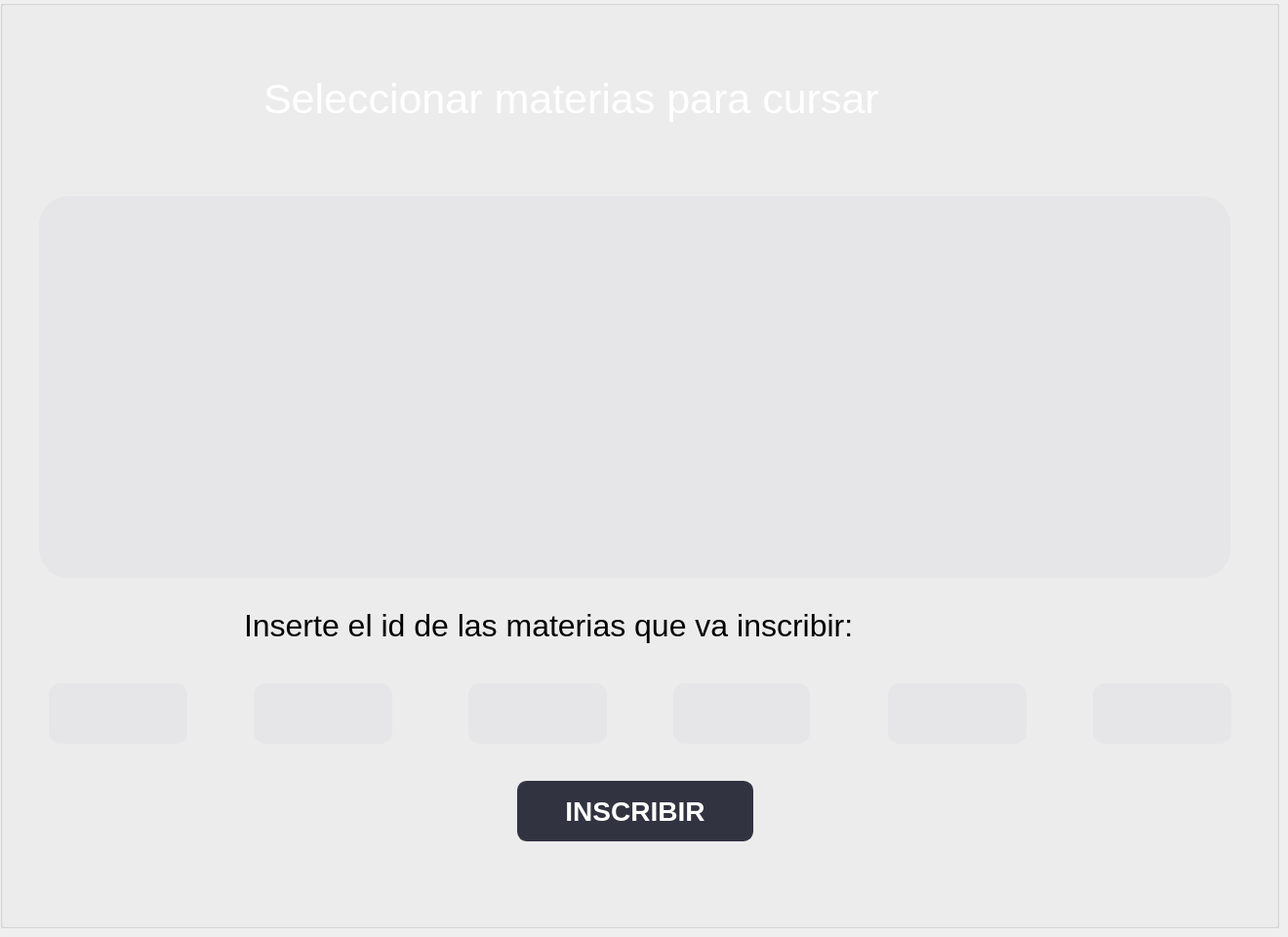
       <widget class="QWidget" name="Materias">
        <widget class="QGroupBox" name="groupBox_18">
         <property name="geometry">
          <rect>
           <x>0</x>
           <y>0</y>
           <width>1311</width>
           <height>951</height>
          </rect>
         </property>
         <property name="styleSheet">
          <string notr="true"/>
         </property>
         <property name="title">
          <string/>
         </property>
         <widget class="QLabel" name="label_7">
          <property name="geometry">
           <rect>
            <x>0</x>
            <y>0</y>
            <width>1311</width>
            <height>191</height>
           </rect>
          </property>
          <property name="styleSheet">
           <string notr="true">border-image: url(:/Imagenes/Profesor/barra.png);</string>
          </property>
          <property name="text">
           <string/>
          </property>
         </widget>
         <widget class="QTableView" name="tablaMaterias">
          <property name="geometry">
           <rect>
            <x>40</x>
            <y>201</y>
            <width>1221</width>
            <height>391</height>
           </rect>
          </property>
          <property name="styleSheet">
           <string notr="true">QTableView {

border-radius: 30px;
font: 20pt;
background: rgba(224, 222, 225, 120);
selection-background-color: rgba(143, 141, 161, 204);
selection-color: rgb(243, 241, 244);
}

QHeaderView::section {
font: 20pt;
height: 30px;
background: rgb(240, 238, 241);
border-radius: 20px;
}
</string>
          </property>
         </widget>
         <widget class="QLabel" name="label_8">
          <property name="geometry">
           <rect>
            <x>270</x>
            <y>70</y>
            <width>771</width>
            <height>62</height>
           </rect>
          </property>
          <property name="font">
           <font>
            <family>MS Shell Dlg 2</family>
            <pointsize>32</pointsize>
            <weight>10</weight>
            <italic>false</italic>
            <bold>false</bold>
           </font>
          </property>
          <property name="styleSheet">
           <string notr="true">background-color: transparent;
color:white;
font: 80 32pt &quot;MS Shell Dlg 2&quot;;</string>
          </property>
          <property name="text">
           <string>Seleccionar materias para cursar</string>
          </property>
         </widget>
         <widget class="QLineEdit" name="materiaEdit1">
          <property name="geometry">
           <rect>
            <x>50</x>
            <y>700</y>
            <width>142</width>
            <height>62</height>
           </rect>
          </property>
          <property name="styleSheet">
           <string notr="true">QLineEdit {
background: rgba(224, 222, 225, 120);
border-radius: 12px;
color: black;
font-size: 30px;
padding-left: 54px;
}
</string>
          </property>
         </widget>
         <widget class="QLabel" name="label_9">
          <property name="geometry">
           <rect>
            <x>250</x>
            <y>610</y>
            <width>802</width>
            <height>62</height>
           </rect>
          </property>
          <property name="font">
           <font>
            <family>MS Shell Dlg 2</family>
            <pointsize>24</pointsize>
            <weight>10</weight>
            <italic>false</italic>
            <bold>false</bold>
           </font>
          </property>
          <property name="styleSheet">
           <string notr="true">background-color: transparent;
color:black;
font: 80 24pt &quot;MS Shell Dlg 2&quot;;</string>
          </property>
          <property name="text">
           <string>Inserte el id de las materias que va inscribir:</string>
          </property>
         </widget>
         <widget class="QLineEdit" name="materiaEdit2">
          <property name="geometry">
           <rect>
            <x>260</x>
            <y>700</y>
            <width>142</width>
            <height>62</height>
           </rect>
          </property>
          <property name="styleSheet">
           <string notr="true">QLineEdit {
background: rgba(224, 222, 225, 120);
border-radius: 12px;
color: black;
font-size: 30px;
padding-left: 54px;
}</string>
          </property>
         </widget>
         <widget class="QLineEdit" name="materiaEdit3">
          <property name="geometry">
           <rect>
            <x>480</x>
            <y>700</y>
            <width>142</width>
            <height>62</height>
           </rect>
          </property>
          <property name="styleSheet">
           <string notr="true">QLineEdit {
background: rgba(224, 222, 225, 120);
border-radius: 12px;
color: black;
font-size: 30px;
padding-left: 54px;
}</string>
          </property>
         </widget>
         <widget class="QLineEdit" name="materiaEdit4">
          <property name="geometry">
           <rect>
            <x>690</x>
            <y>700</y>
            <width>140</width>
            <height>62</height>
           </rect>
          </property>
          <property name="styleSheet">
           <string notr="true">QLineEdit {
background: rgba(224, 222, 225, 120);
border-radius: 12px;
color: black;
font-size: 30px;
padding-left: 54px;
}</string>
          </property>
         </widget>
         <widget class="QLineEdit" name="materiaEdit5">
          <property name="geometry">
           <rect>
            <x>910</x>
            <y>700</y>
            <width>142</width>
            <height>62</height>
           </rect>
          </property>
          <property name="styleSheet">
           <string notr="true">QLineEdit {
background: rgba(224, 222, 225, 120);
border-radius: 12px;
color: black;
font-size: 30px;
padding-left: 54px;
}</string>
          </property>
         </widget>
         <widget class="QLineEdit" name="materiaEdit6">
          <property name="geometry">
           <rect>
            <x>1120</x>
            <y>700</y>
            <width>142</width>
            <height>62</height>
           </rect>
          </property>
          <property name="styleSheet">
           <string notr="true">QLineEdit {
background: rgba(224, 222, 225, 120);
border-radius: 12px;
color: black;
font-size: 30px;
padding-left: 54px;
}</string>
          </property>
         </widget>
         <widget class="QPushButton" name="inscribitButton">
          <property name="geometry">
           <rect>
            <x>530</x>
            <y>800</y>
            <width>242</width>
            <height>62</height>
           </rect>
          </property>
          <property name="font">
           <font>
            <pointsize>-1</pointsize>
            <weight>75</weight>
            <bold>true</bold>
           </font>
          </property>
          <property name="styleSheet">
           <string notr="true">QPushButton{
color: white;
background-color: rgb(49, 51, 64);
font-size:28px;
border: 1px solid rgb(49, 51, 64);
border-radius: 10px; 
padding: 2px 4px;
}</string>
          </property>
          <property name="text">
           <string>INSCRIBIR</string>
          </property>
         </widget>
        </widget>
       </widget>
